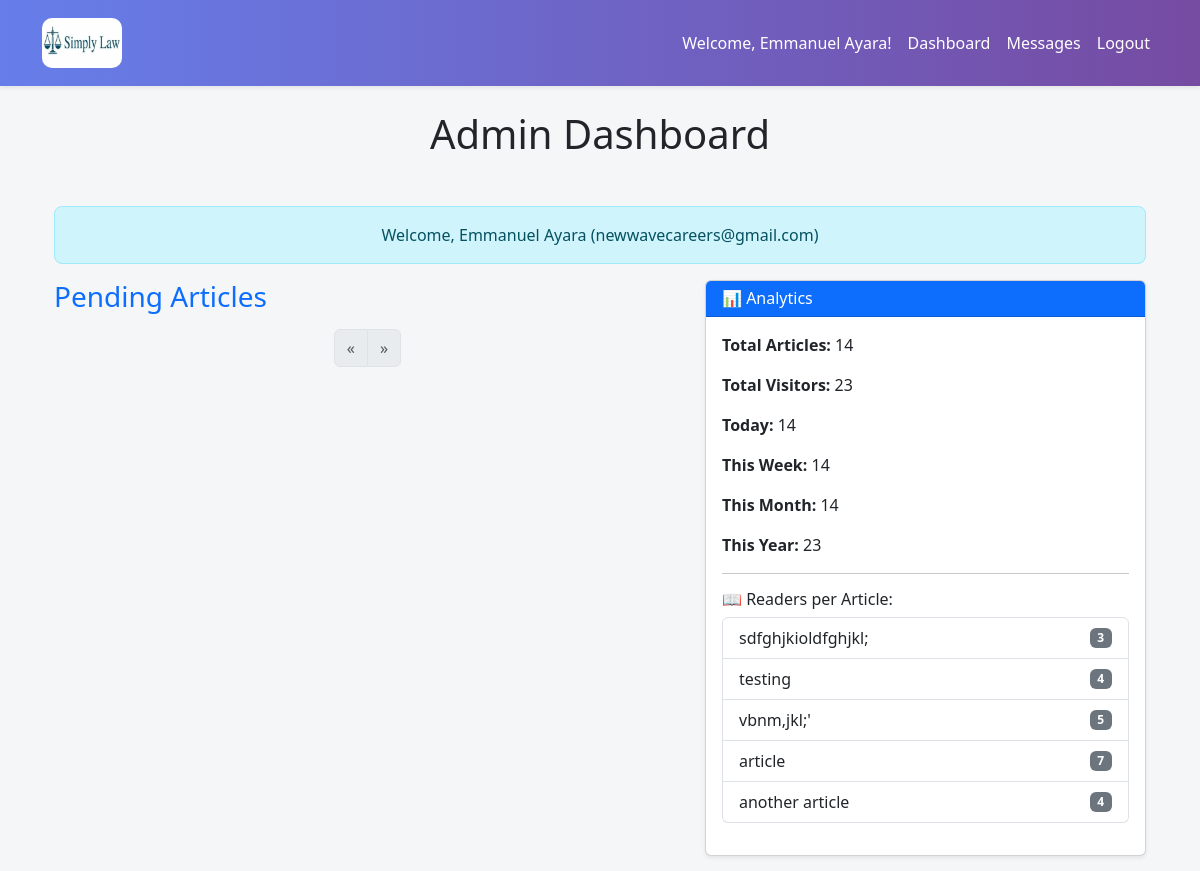
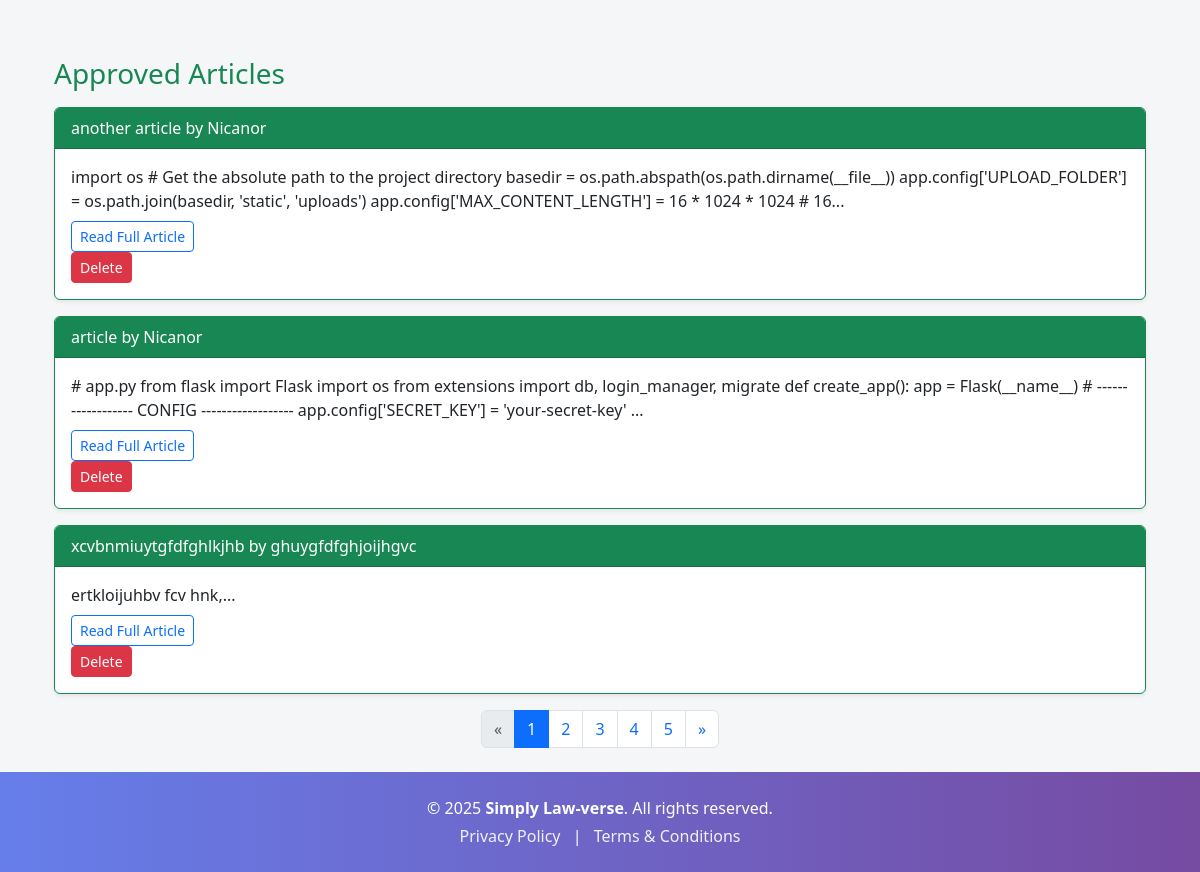
The app's page /admin/dashboard (signed in), older data (2 pictures, top to bottom).
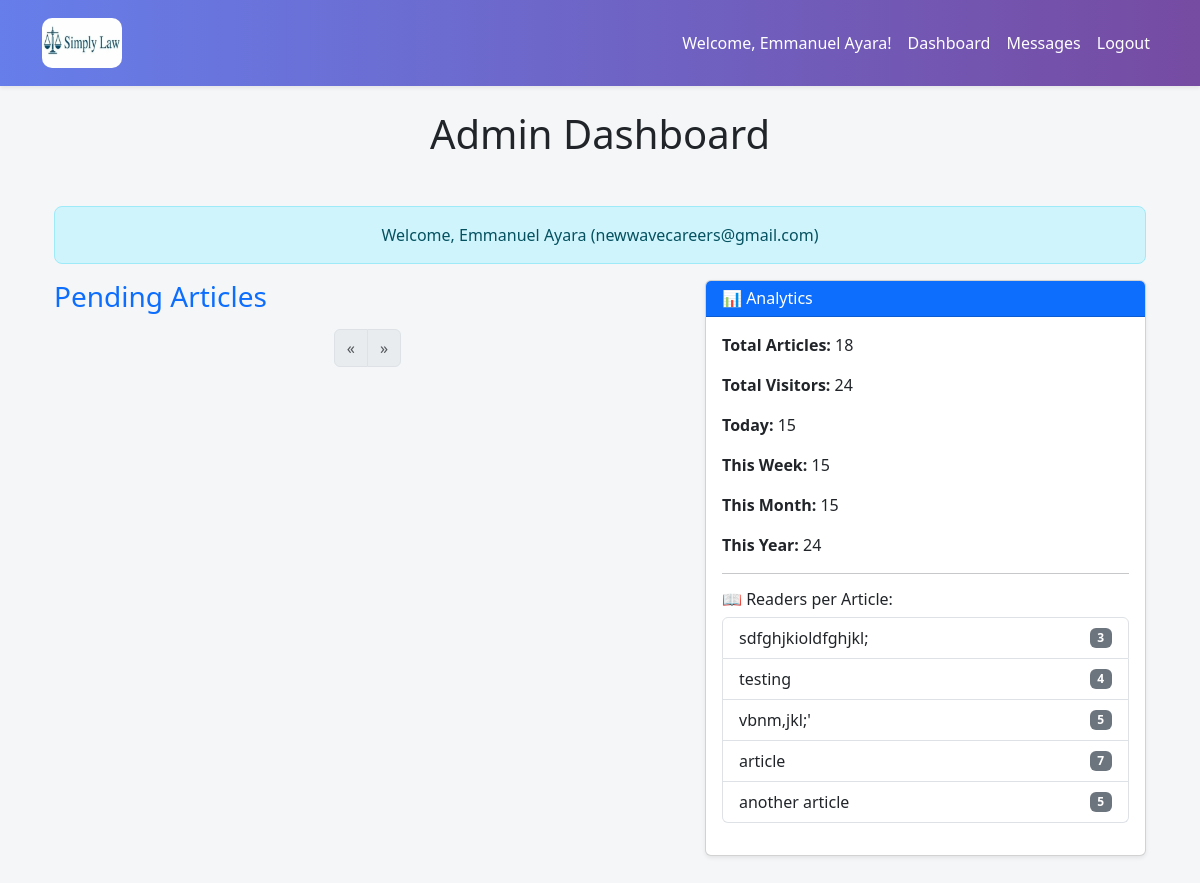
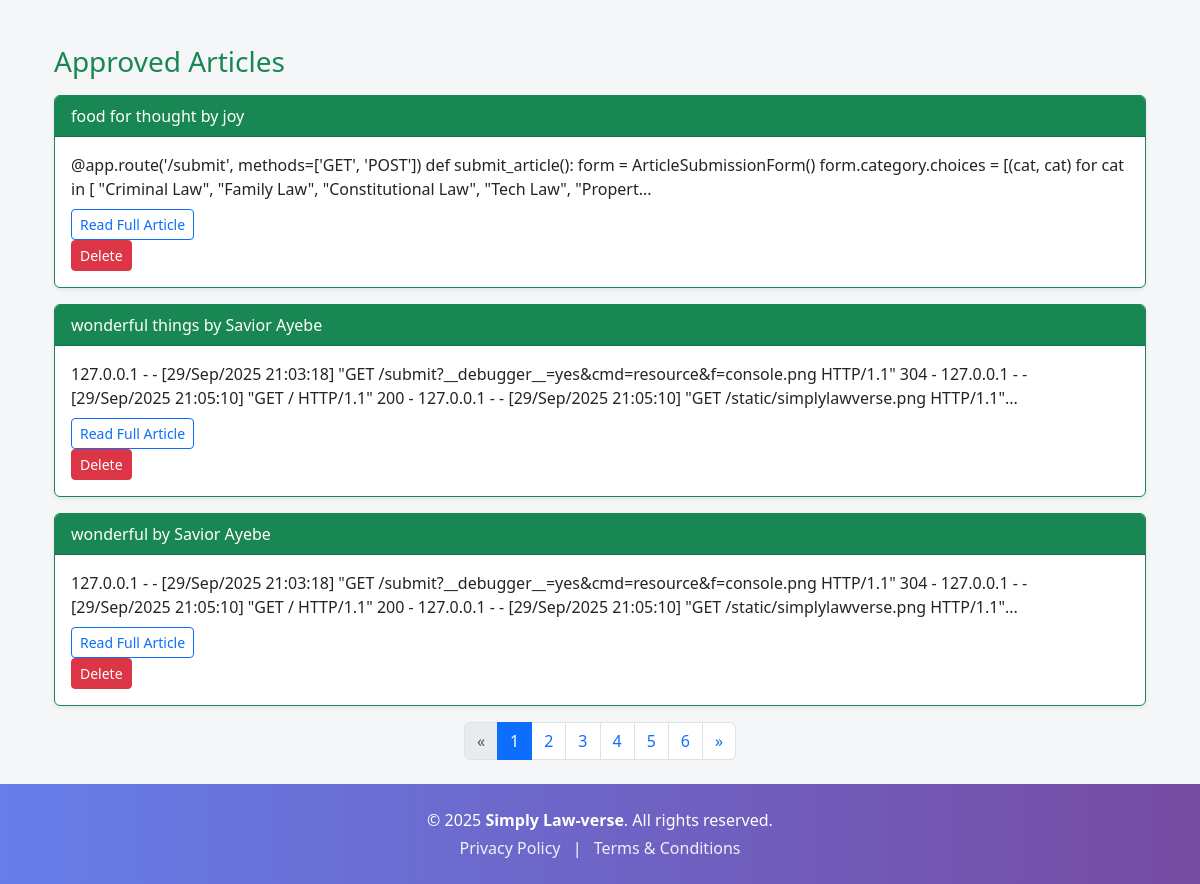
The same page, newer data (2 pictures, top to bottom).
### models.py (models this page shows)
class User(db.Model, UserMixin):
    id = db.Column(db.Integer, primary_key=True)
    username = db.Column(db.String(150), unique=True, nullable=False)
    password = db.Column(db.String(256), nullable=False)
    is_admin = db.Column(db.Boolean, default=False)
    email = db.Column(db.String(100), nullable=False)
    __table_args__ = (
        db.UniqueConstraint('email', name='uq_user_email'),
    )

class Article(db.Model):
    id = db.Column(db.Integer, primary_key=True)
    email = db.Column(db.String(120))
    title = db.Column(db.String(100), nullable=False)
    content = db.Column(db.Text, nullable=False)
    author = db.Column(db.String(100), nullable=False)
    date_posted = db.Column(db.DateTime, default=datetime.utcnow)
    comments = db.relationship('Comment', backref='article', lazy=True)
    likes = db.Column(db.Integer, default=0, nullable=False)
    status = db.Column(db.String(20), nullable=False, default='pending')
    views = db.Column(db.Integer, default=0)
    date_submitted = db.Column(db.DateTime, default=datetime.utcnow)
    cover_image = db.Column(db.String(100))  # New field
    document_filename = db.Column(db.String(120), nullable=True)
    category = db.Column(db.String(100), nullable=False, default='General')
    approved = db.Column(db.Boolean, default=False)  # <- important!

### routes.py (the view)
    @app.route('/admin/dashboard')
    @login_required
    def admin_dashboard():
        if not current_user.is_admin:
            flash('Access denied.', 'danger')
            return redirect(url_for('home'))
        total_articles = Article.query.count()
        total_visits = Visit.query.count()
        now = datetime.utcnow()
        daily_visits = Visit.query.filter(Visit.timestamp >= now - timedelta(days=1)).count()
        weekly_visits = Visit.query.filter(Visit.timestamp >= now - timedelta(weeks=1)).count()
        monthly_visits = Visit.query.filter(Visit.timestamp >= now - timedelta(days=30)).count()
        yearly_visits = Visit.query.filter(Visit.timestamp >= now - timedelta(days=365)).count()
        readers_per_article = db.session.query(
            Article.title, db.func.count(Visit.id)
        ).join(Visit, Article.id == Visit.article_id).group_by(Article.id).all()
        pending_page = request.args.get('pending_page', 1, type=int)
        approved_page = request.args.get('approved_page', 1, type=int)
        per_page = 3
        pending = Article.query.filter_by(status='pending') \
            .order_by(Article.date_posted.desc()) \
            .paginate(page=pending_page, per_page=per_page)
        approved = Article.query.filter_by(status='approved') \
            .order_by(Article.date_posted.desc()) \
            .paginate(page=approved_page, per_page=per_page)
        return render_template(
            'admin_dashboard.html',
            articles=pending,
            approved_articles=approved,
            total_articles=total_articles,
            total_visits=total_visits,
            daily_visits=daily_visits,
            weekly_visits=weekly_visits,
            monthly_visits=monthly_visits,
            yearly_visits=yearly_visits,
            readers_per_article=readers_per_article
        )

### templates/admin_dashboard.html (shortened to what this page needs)
{% extends 'layout.html' %}
{% block content %}
<div class="container mt-4">
  <h1 class="mb-5 text-center">Admin Dashboard</h1>
  <div class="alert alert-info text-center">
    Welcome, {{ current_user.username }} ({{ current_user.email }})
  </div>
  <div class="row">
    <div class="col-md-7">
      <h3 class="mb-3 text-primary">Pending Articles</h3>
      <nav aria-label="Pending articles pagination">
        <ul class="pagination justify-content-center">
          {% if articles.has_prev %}
            <li class="page-item">
              <a class="page-link" href="{{ url_for('admin_dashboard', pending_page=articles.prev_num, approved_page=approved_articles.page) }}">«</a>
            </li>
          {% else %}
            <li class="page-item disabled"><span class="page-link">«</span></li>
          {% endif %}
          {% if articles.has_next %}
            <li class="page-item">
              <a class="page-link" href="{{ url_for('admin_dashboard', pending_page=articles.next_num, approved_page=approved_articles.page) }}">»</a>
            </li>
          {% else %}
            <li class="page-item disabled"><span class="page-link">»</span></li>
          {% endif %}
        </ul>
      </nav>
    </div>
    <div class="col-md-5">
      <div class="card shadow-sm mb-4">
        <div class="card-header bg-primary text-white">
          <h6 class="mb-0">📊 Analytics</h6>
        </div>
        <div class="card-body">
          <p><strong>Total Articles:</strong> {{ total_articles }}</p>
          <p><strong>Total Visitors:</strong> {{ total_visits }}</p>
          <p><strong>Today:</strong> {{ daily_visits }}</p>
          <p><strong>This Week:</strong> {{ weekly_visits }}</p>
          <p><strong>This Month:</strong> {{ monthly_visits }}</p>
          <p><strong>This Year:</strong> {{ yearly_visits }}</p>
          <hr>
          <h6 class="mt-3">📖 Readers per Article:</h6>
          <ul class="list-group mb-3">
            {% for title, count in readers_per_article %}
              <li class="list-group-item d-flex justify-content-between align-items-center">
                {{ title }}
                <span class="badge bg-secondary">{{ count }}</span>
              </li>
            {% endfor %}
          </ul>
        </div>
      </div>
    </div>
  </div>
  <div class="mt-5">
    <h3 class="mb-3 text-success">Approved Articles</h3>
    {% if approved_articles %}
      {% for article in approved_articles %}
        <div class="card mb-3 shadow-sm border-success">
          <div class="card-header bg-success text-white">
            {{ article.title }} by {{ article.author }}
          </div>
          <div class="card-body">
            {{ article.content[:250] }}...
            <div class="mt-2">
              <a href="{{ url_for('view_article', article_id=article.id) }}" class="btn btn-sm btn-outline-primary">Read Full Article</a>
            </div>
            <div>
              <a href="{{ url_for('disapprove_article', article_id=article.id) }}" class="btn btn-sm btn-danger">Delete</a>
            </div>
          </div>
        </div>
      {% endfor %}
    {% else %}
      <p class="text-muted">No approved articles yet.</p>
    {% endif %}
    <nav aria-label="Approved articles pagination">
      <ul class="pagination justify-content-center">
        {% if approved_articles.has_prev %}
          <li class="page-item">
            <a class="page-link" href="{{ url_for('admin_dashboard', approved_page=approved_articles.prev_num, pending_page=articles.page) }}">«</a>
          </li>
        {% else %}
          <li class="page-item disabled"><span class="page-link">«</span></li>
        {% endif %}
        {% for page_num in range(1, approved_articles.pages + 1) %}
          <li class="page-item {% if approved_articles.page == page_num %}active{% endif %}">
            <a class="page-link" href="{{ url_for('admin_dashboard', approved_page=page_num, pending_page=articles.page) }}">{{ page_num }}</a>
          </li>
        {% endfor %}
        {% if approved_articles.has_next %}
          <li class="page-item">
            <a class="page-link" href="{{ url_for('admin_dashboard', approved_page=approved_articles.next_num, pending_page=articles.page) }}">»</a>
          </li>
        {% else %}
          <li class="page-item disabled"><span class="page-link">»</span></li>
        {% endif %}
      </ul>
    </nav>
  </div>
</div>
{% endblock %}

### templates/layout.html (shortened to what this page needs)
<!DOCTYPE html>
<html lang="en">
<head>
    <link
        href="https://cdn.jsdelivr.net/npm/bootstrap@5.3.0/dist/css/bootstrap.min.css"
        rel="stylesheet">
        <link rel="stylesheet"
        href="https://cdnjs.cloudflare.com/ajax/libs/font-awesome/6.5.0/css/all.min.css">
        <link rel="stylesheet"
        href="https://cdnjs.cloudflare.com/ajax/libs/font-awesome/6.5.0/css/all.min.css" />
</head>
<body>
    <nav class="navbar navbar-expand-lg shadow-sm">
        <div class="container">
            <a class="navbar-brand d-flex align-items-center" href="/">
                <img src="/static/simplylawverse.png" alt="Logo" style="height: 50px; width: 80px; border-radius: 10px; margin-right: 10px;">
            </a>
            <div class="collapse navbar-collapse" id="navbarNav">
                <ul class="navbar-nav ms-auto mb-2 mb-lg-0">
                    {% if current_user.is_authenticated and current_user.is_admin %}
                        <span class="navbar-text nav-link">Welcome, {{ current_user.username }}!</span>
                        <li class="nav-item"><a class="nav-link" href="{{ url_for('admin_dashboard') }}">Dashboard</a></li>
                        <li class="nav-item"><a class="nav-link" href="{{ url_for('view_messages') }}"> Messages</a></li>
                        <li class="nav-item"><a class="nav-link" href="{{ url_for('admin_logout') }}">Logout</a></li>
                    {% endif %}
                </ul>
            </div>
        </div>
    </nav>
    <div class="container my-4">
        {% block content %}{% endblock %}
    </div>
<footer class="text-center text-white" style="background: linear-gradient(to right, #667eea, #764ba2);">
    <div class="container py-4">
        <p class="mb-1">&copy; {{ current_year or '2025' }} <strong>Simply Law-verse</strong>. All rights reserved.</p>
        <p class="mb-0">
            <a href="/privacy-policy" class="text-white text-decoration-none me-2" style="opacity: 0.9;">Privacy Policy</a> |
            <a href="/terms" class="text-white text-decoration-none ms-2" style="opacity: 0.9;">Terms & Conditions</a>
        </p>
    </div>
</footer>
</body>
</html>

### templates/layout.html (style rules this page uses)
body { background-color: #f4f6f8; font-family: 'Segoe UI', Tahoma, Geneva, Verdana, sans-serif; }
.navbar { background: linear-gradient(to right, #667eea, #764ba2); padding: 0.8rem 1rem; position: sticky; top: 0; z-index: 1000; }
.navbar-brand, .nav-link { color: #fff !important; font-weight: 500; }
.nav-link { transition: color 0.3s ease-in-out; }
footer a { transition: opacity 0.3s ease-in-out; }
.alert { border-radius: 8px; }

Row changes from the older to the newer data that the page shows:
no longer on one of the page's lists (row unchanged): Article: title "article", author "Nicanor", content "# app.py from flask import Flask import os from extensions import db, login_manager, migrate def create_app(): app = Flask(__name__) # ------------------ CONFIG ------------------ app.config['SECRET_KEY'] = 'your-secret-key'"
no longer on one of the page's lists (row edited): Article: title "another article", author "Nicanor", content "import os # Get the absolute path to the project directory basedir = os.path.abspath(os.path.dirname(__file__)) app.config['UPLOAD_FOLDER'] = os.path.join(basedir, 'static', 'uploads') app.config['MAX_CONTENT_LENGTH'] = 16 * 1024 * 1024 # 16"
no longer on this page (row unchanged): Article: title "xcvbnmiuytgfdfghlkjhb", author "ghuygfdfghjoijhgvc", content "ertkloijuhbv fcv hnk,", shown under "Approved Articles"
changed Article "another article": views "4" → "5"
added Article: title "food for thought", author "joy", content "@app.route('/submit', methods=['GET', 'POST']) def submit_article(): form = ArticleSubmissionForm() form.category.choices = [(cat, cat) for cat in [ \"Criminal Law\", \"Family Law\", \"Constitutional Law\", \"Tech Law\", \"Propert", shown under "Approved Articles"
added Article: title "wonderful things", author "Savior Ayebe", content "127.0.0.1 - - [29/Sep/2025 21:03:18] \"GET /submit?__debugger__=yes&cmd=resource&f=console.png HTTP/1.1\" 304 - 127.0.0.1 - - [29/Sep/2025 21:05:10] \"GET / HTTP/1.1\" 200 - 127.0.0.1 - - [29/Sep/2025 21:05:10] \"GET /static/simplylawverse.png HTTP/1.1\"", shown under "Approved Articles"
added Article: title "wonderful", author "Savior Ayebe", content "127.0.0.1 - - [29/Sep/2025 21:03:18] \"GET /submit?__debugger__=yes&cmd=resource&f=console.png HTTP/1.1\" 304 - 127.0.0.1 - - [29/Sep/2025 21:05:10] \"GET / HTTP/1.1\" 200 - 127.0.0.1 - - [29/Sep/2025 21:05:10] \"GET /static/simplylawverse.png HTTP/1.1\"", shown under "Approved Articles"
Text that changed along with them:
{{ total_articles }}: "14" → "18"
{{ total_visits }}: "23" → "24"
{{ daily_visits }}: "14" → "15"
{{ weekly_visits }}: "14" → "15"
{{ monthly_visits }}: "14" → "15"
{{ yearly_visits }}: "23" → "24"
new list line: "6"
